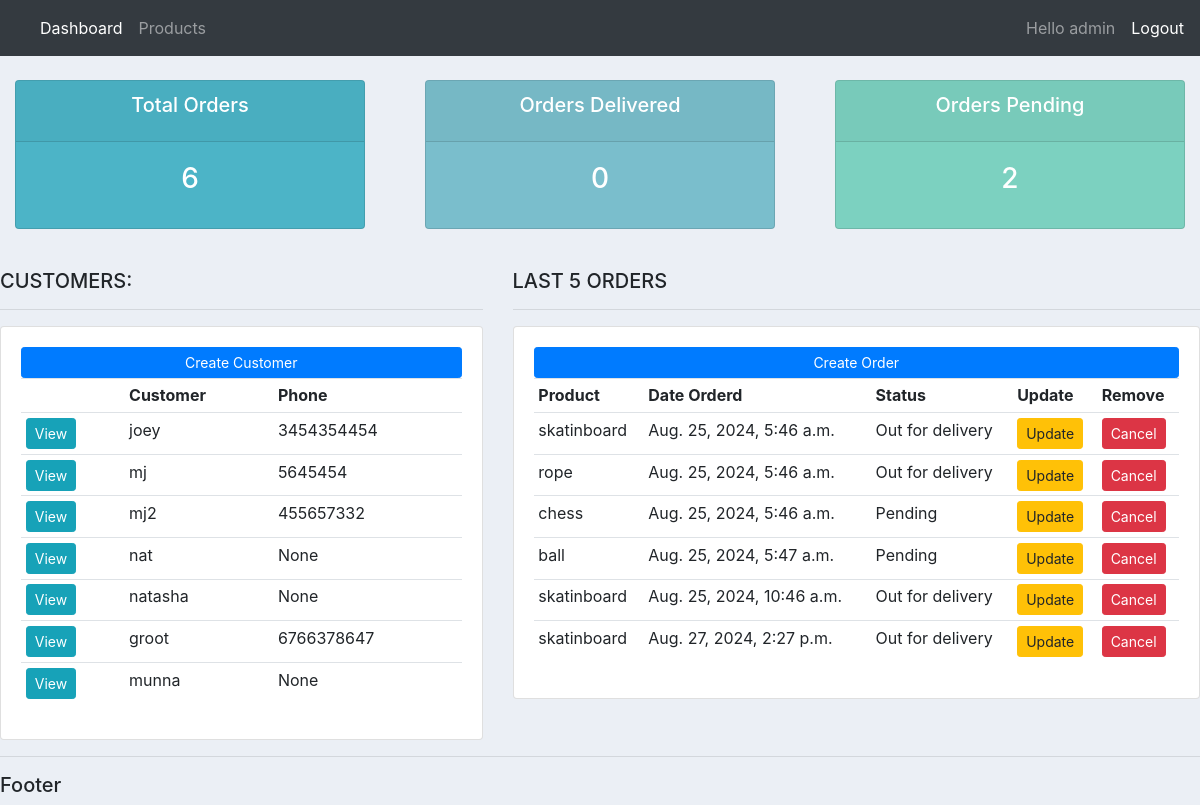
The app's page / (signed in) with its own data.
### accounts/models.py (models this page shows, shortened)
class Customer(models.Model):
    user = models.OneToOneField(User, null=True,blank=True, on_delete=models.CASCADE)
    name = models.CharField(max_length=200, null=True)
    phone = models.CharField(max_length=200, null=True)
    email = models.CharField(max_length=200, null=True)
    profile_pic = models.ImageField(default = "wllcave.png",null=True, blank=True)
    date_created = models.DateTimeField(auto_now_add=True, null=True)

class Order(models.Model):
    STATUS = (
        ('Pending', 'Pending'),
        ('Out for delivery', 'Out for delivery'),
        ('Delivered', 'Delivered'),
    )
    Customer = models.ForeignKey(Customer, null=True, on_delete=models.SET_NULL)
    product = models.ForeignKey(Product, null=True, on_delete=models.SET_NULL)
    date_created = models.DateTimeField(auto_now_add=True, null=True)
    status = models.CharField(max_length=200, null=True, choices=STATUS)
    note = models.CharField(max_length=1000, null=True)

class Product(models.Model):
    CATEGORY = (
        ('Indoor', 'Indoor'),
        ('Outdoor', 'Outdoor'),
    )
    name = models.CharField(max_length=200, null=True)
    price = models.FloatField(null=True)
    category = models.CharField(max_length=200, null=True, choices=CATEGORY)
    description = models.TextField(max_length=200, null=True, blank=True)
    date_created = models.DateTimeField(auto_now_add=True, null=True)
    def __str__(self):
        return self.name

### accounts/decorators.py (the view)
        def wrapper_func(request, *args, **kwargs):
            group = None
            if request.user.groups.exists():
                group = request.user.groups.all()[0].name
            if group in allowed_roles:
                return view_func(request, *args, **kwargs)
            else:
                return HttpResponse("You are not authorized to view this page")

### accounts/views.py (called while the page is built)
@login_required(login_url='login')
@admin_only
@allowed_users(allowed_roles=['admin'])
def dashboard(request):
    orders = Order.objects.all()
    customers = Customer.objects.all()
    total_customers = customers.count()
    total_orders = orders.count()
    delivered = orders.filter(status='Delivered').count()
    pending = orders.filter(status='Pending').count()
    context = {'orders':orders, 'customers':customers, 'total_customers':total_customers, 'total_orders':total_orders, 'delivered':delivered, 'pending':pending}
    return render(request, 'accounts/dashboard.html',context)

### accounts/templates/accounts/dashboard.html
{% extends 'accounts/main.html' %}
{% block content %}
{% include 'accounts/status_row.html' %}
<br>
<div class="row">
	<div class="col-md-5">
		<h5>CUSTOMERS:</h5>
		<hr>
		<div class="card card-body">
			<a class="btn btn-primary  btn-sm btn-block" href="">Create Customer</a>
			<table class="table table-sm">
				<tr>
					<th></th>
					<th>Customer</th>
					<th>Phone</th>
				</tr>
				{% for customer in customers %}
					<tr>
						<td><a href="{% url 'customers' customer.id %} " class="btn btn-sm btn-info">View</a></td>
						<td>{{customer.name}}</td>
						<td>{{customer.phone}}</td>
					</tr>
				{% endfor %}
			</table>
		</div>
	</div>
	<div class="col-md-7">
		<h5>LAST 5 ORDERS</h5>
		<hr>
		<div class="card card-body">
			<a class="btn btn-primary  btn-sm btn-block" href="{% url 'create_order' %} ">Create Order</a>
			<table class="table table-sm">
				<tr>
					<th>Product</th>
					<th>Date Orderd</th>
					<th>Status</th>
					<th>Update</th>
					<th>Remove</th>
				</tr>
				{% for order in orders %}
					<tr>
						<td>{{order.product}}</td>
						<td>{{order.date_created}}</td>
						<td>{{order.status}}</td>
						<td><a class="btn btn-sm btn-warning" href="{% url 'update_order' order.id %} ">Update</a></td>
						<td><a class="btn btn-sm btn-danger" href="{% url 'delete_order' order.id %} ">Cancel</a></td>
					</tr>
				{% endfor %}
			</table>
		</div>
	</div>
</div>
{% endblock %}

### accounts/templates/accounts/main.html (shortened to what this page needs)
{% load static %}
<!DOCTYPE html>
<html lang="en">
<head>
    <link rel="stylesheet" href="https://cdn.jsdelivr.net/npm/bootstrap@4.6.2/dist/css/bootstrap.min.css">
    <link href="{% static '/css/main.css'  %}" rel="stylesheet" type="text/css">
</head>
<body>
    {% include 'accounts/navbar.html' %}
    {% block content %}
    {% endblock %}
    <hr>
    <h5>Footer</h5>
</body>
</html>

### accounts/templates/accounts/navbar.html (shortened to what this page needs)
{% load static %}
<nav class="navbar navbar-expand-lg navbar-dark bg-dark">
  <div class="collapse navbar-collapse" id="navbarSupportedContent">
    <ul class="navbar-nav mr-auto">
      {% if request.user.is_staff %}
      <li class="nav-item active">
        <a class="nav-link" href="{% url 'dashboard' %}">Dashboard</a>
      </li>
      <li class="nav-item">
        <a class="nav-link" href="{% url 'products' %}">Products</a>
      </li>
      {% endif %}
    </ul>
    <span class="navbar-text ml-auto">
      Hello {{ request.user }}
    </span>
    <span class="navbar-text ml-3">
      <a href="{% url 'logout' %}">Logout</a>
    </span>
  </div>
</nav>

### accounts/templates/accounts/status_row.html
<br>
<div class="row">
	<div class="col">
		<div class="col-md">
			<div class="card text-center text-white  mb-3" id="total-orders">
			  	<div class="card-header">
			  		<h5 class="card-title">Total Orders</h5>
			  	</div>
			  	<div class="card-body">
			    	<h3 class="card-title">{{total_orders}}</h3>
			  	</div>
			</div>
		</div>
	</div>
	<div class="col">
		<div class="col-md">
			<div class="card text-center text-white  mb-3" id="orders-delivered">
			  	<div class="card-header">
			  		<h5 class="card-title">Orders Delivered</h5>
			  	</div>
			  	<div class="card-body">
			    	<h3 class="card-title">{{delivered}} </h3>
			  	</div>
			</div>
		</div>
	</div>
	<div class="col">
		<div class="col-md">
			<div class="card text-center text-white  mb-3" id="orders-pending">
			  	<div class="card-header">
			  		<h5 class="card-title">Orders Pending</h5>
			  	</div>
			  	<div class="card-body">
			    	<h3 class="card-title">{{pending}} </h3>
			  	</div>
			</div>
		</div>
	</div>
</div>

### static/css/main.css (style rules this page uses)
body { background-color: #ebeff5; }
#total-orders { background-color: #4cb4c7; }
#orders-delivered { background-color: #7abecc; }
#orders-pending { background-color: #7CD1C0; }

### records on screen
Customer: name "joey", phone "3454354454"
Customer: name "mj", phone "5645454"
Customer: name "mj2", phone "455657332"
Customer: name "nat", phone "None"
Customer: name "natasha", phone "None"
Customer: name "groot", phone "6766378647"
Customer: name "munna", phone "None"
Order: product "skatinboard", date_created "Aug. 25, 2024, 5:46 a.m.", status "Out for delivery"
Order: product "rope", date_created "Aug. 25, 2024, 5:46 a.m.", status "Out for delivery"
Order: product "chess", date_created "Aug. 25, 2024, 5:46 a.m.", status "Pending"
Order: product "ball", date_created "Aug. 25, 2024, 5:47 a.m.", status "Pending"
Order: product "skatinboard", date_created "Aug. 25, 2024, 10:46 a.m.", status "Out for delivery"
Order: product "skatinboard", date_created "Aug. 27, 2024, 2:27 p.m.", status "Out for delivery"

### other values on screen
{{ request.user }} "admin"
{{ total_orders }} "6"
{{ delivered }} "0"
{{ pending }} "2"
